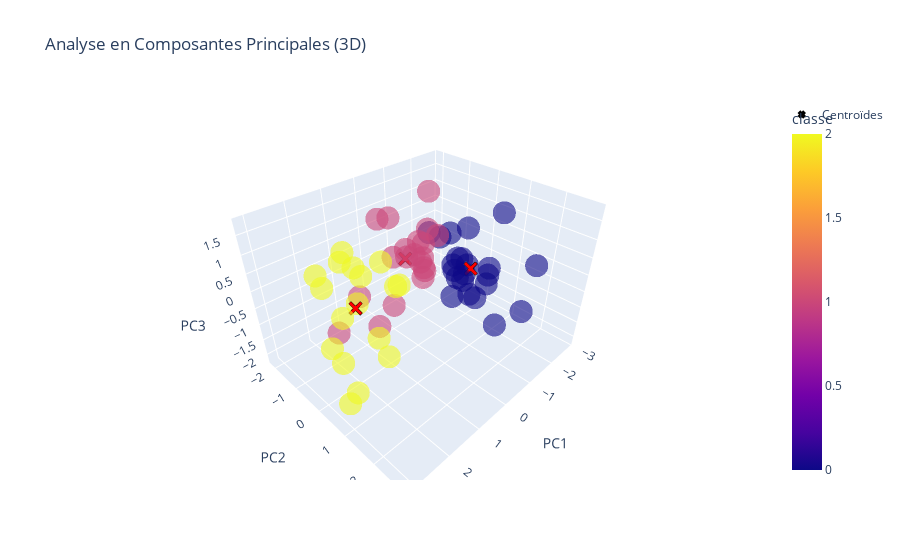

The notebook cell saved with this chart:
### Code cell
values0 = df_pca_2[df_pca_2['classe'] == 0]
values0 = values0[['PC1', 'PC2']].values
values1 = df_pca_2[df_pca_2['classe'] == 1]
values1 = values1[['PC1', 'PC2']].values
values2 = df_pca_2[df_pca_2['classe'] == 2]
values2 = values2[['PC1', 'PC2']].values

means = []
means.append(np.mean(values0, axis=0))
means.append(np.mean(values1, axis=0))
means.append(np.mean(values2, axis=0))
means_array_2D = np.array(means)

plt.figure(figsize=(10, 8))
sns.scatterplot(data=df_pca_2, x='PC1', y='PC2', hue=df_pca_2['classe'], palette='viridis', alpha=0.6)
plt.scatter(means_array_2D[:, 0], means_array_2D[:, 1], c='red', s=200, marker='X', label='Centroïdes')
plt.title('Analyse en Composantes Principales (2D)')
plt.legend()
plt.grid(True)
plt.show()

values0 = df_pca_3[df_pca_3['classe'] == 0]
values0 = values0[['PC1', 'PC2', 'PC3']].values
values1 = df_pca_3[df_pca_3['classe'] == 1]
values1 = values1[['PC1', 'PC2', 'PC3']].values
values2 = df_pca_3[df_pca_3['classe'] == 2]
values2 = values2[['PC1', 'PC2', 'PC3']].values

means = []
means.append(np.mean(values0, axis=0))
means.append(np.mean(values1, axis=0))
means.append(np.mean(values2, axis=0))
means_array_3D = np.array(means)

fig = px.scatter_3d(df_pca_3, x='PC1', y='PC2', z='PC3', color='classe', title="Analyse en Composantes Principales (3D)",opacity=0.6)
fig.add_trace(go.Scatter3d(x=means_array_3D[:, 0], y=means_array_3D[:, 1], z=means_array_3D[:, 2], mode='markers', marker=dict(color='red', size=5, symbol='x', line=dict(color='black', width=2)), name='Centroïdes'))
fig.show()

### Figure 1 — Plotly figure (JSON) as saved in the notebook; plotly's stock layout.template omitted (floating-point values rounded to 4 significant figures)
{"data": [{"hovertemplate": "PC1=%{x}<br>PC2=%{y}<br>PC3=%{z}<br>classe=%{marker.color}<extra></extra>", "legendgroup": "", "marker": {"color": [0, 0, 0, 0, 0, 0, 0, 0, 0, 0, 0, 0, 0, 0, 0, 0, 0, 0, 0, 0, 0, 0, 1, 1, 1, 1, 1, 1, 1, 1, 1, 1, 1, 1, 1, 1, 1, 1, 1, 1, 1, 1, 2, 2, 2, 2, 2, 2, 2, 2, 2, 2, 2, 2, 2, 2, 2, 2, 2], "coloraxis": "coloraxis", "opacity": 0.6, "symbol": "circle"}, "mode": "markers", "name": "", "scene": "scene", "showlegend": false, "type": "scatter3d", "x": [-0.6989, -1.472, -2.661, -2.833, -1.278, -0.827, -2.233, -0.6398, -0.3112, -0.0286, -0.9249, -0.9355, -1.306, -2.056, -2.838, -1.156, -0.8321, -0.05184, -1.115, -1.415, -2.5, -2.046, 0.1351, -0.9397, -0.6482, 0.8516, 0.2555, 0.0004256, -0.4352, 2.176, 1.642, 0.5367, -1.789, -0.3885, 0.1517, -1.056, 0.108, -0.3808, 0.3333, -0.3617, -0.525, -0.6463, 1.453, 1.332, 1.743, 2.233, 2.221, 3.075, 2.584, 1.021, 0.7839, 1.18, 2.874, 2.143, 1.832, 1.256, 2.782, 1.83, 0.7985], "y": [2.802, 0.3555, 0.5344, 0.07319, 1.549, -0.04944, -0.7826, 1.668, 2.832, 1.253, 0.6818, 0.3651, 0.4142, 0.2505, 0.0447, 0.5751, -0.4412, 1.598, 0.02787, -0.09452, -0.6876, -0.4694, 0.378, -0.5654, -0.4389, -1.359, 0.4392, 0.099, -0.106, -0.4442, 0.441, 0.1571, -1.036, -0.2226, -0.7339, -0.8676, -0.2774, -1.494, -0.5646, -0.5081, -2.136, -0.641, -1.186, -1.211, -0.2039, 1.152, -0.1383, 1.094, -0.1568, -0.1639, 0.1815, 0.5104, 1.123, 1.331, -1.751, -0.9279, 0.5556, -1.537, -1.292], "z": [1.238, -0.1697, 0.9926, -1.26, -1.414, 0.754, -2.18, 0.6922, 0.2698, 0.5258, -0.2472, -0.09345, -0.3463, -1.602, -1.594, 1.117, 0.7298, 0.228, 0.789, -0.3461, -0.8693, -0.5626, 0.3914, 1.78, -0.2455, -0.9002, 0.2862, 0.4522, 1.1, -0.809, -0.3977, 1.045, 0.05569, 0.2662, 0.2923, 0.1512, 0.4794, 0.9341, -1.038, 0.2481, 0.6191, 0.4626, 0.5173, 0.7216, -0.04358, 0.05499, -0.1642, -1.298, -0.8588, 0.7819, 0.1973, 0.5104, -1.095, -0.4046, 0.03882, 0.3857, -0.6896, -0.2327, -0.2458]}, {"marker": {"color": "red", "line": {"color": "black", "width": 2}, "size": 5, "symbol": "x"}, "mode": "markers", "name": "Centroïdes", "type": "scatter3d", "x": [-1.371, -0.04904, 1.832], "y": [0.5682, -0.494, -0.1542], "z": [-0.1522, 0.2586, -0.1073]}], "layout": {"coloraxis": {"colorbar": {"title": {"text": "classe"}}, "colorscale": [[0, "#0d0887"], [0.1111, "#46039f"], [0.2222, "#7201a8"], [0.3333, "#9c179e"], [0.4444, "#bd3786"], [0.5556, "#d8576b"], [0.6667, "#ed7953"], [0.7778, "#fb9f3a"], [0.8889, "#fdca26"], [1, "#f0f921"]]}, "legend": {"tracegroupgap": 0}, "scene": {"domain": {"x": [0, 1], "y": [0, 1]}, "xaxis": {"title": {"text": "PC1"}}, "yaxis": {"title": {"text": "PC2"}}, "zaxis": {"title": {"text": "PC3"}}}, "title": {"text": "Analyse en Composantes Principales (3D)"}}}
